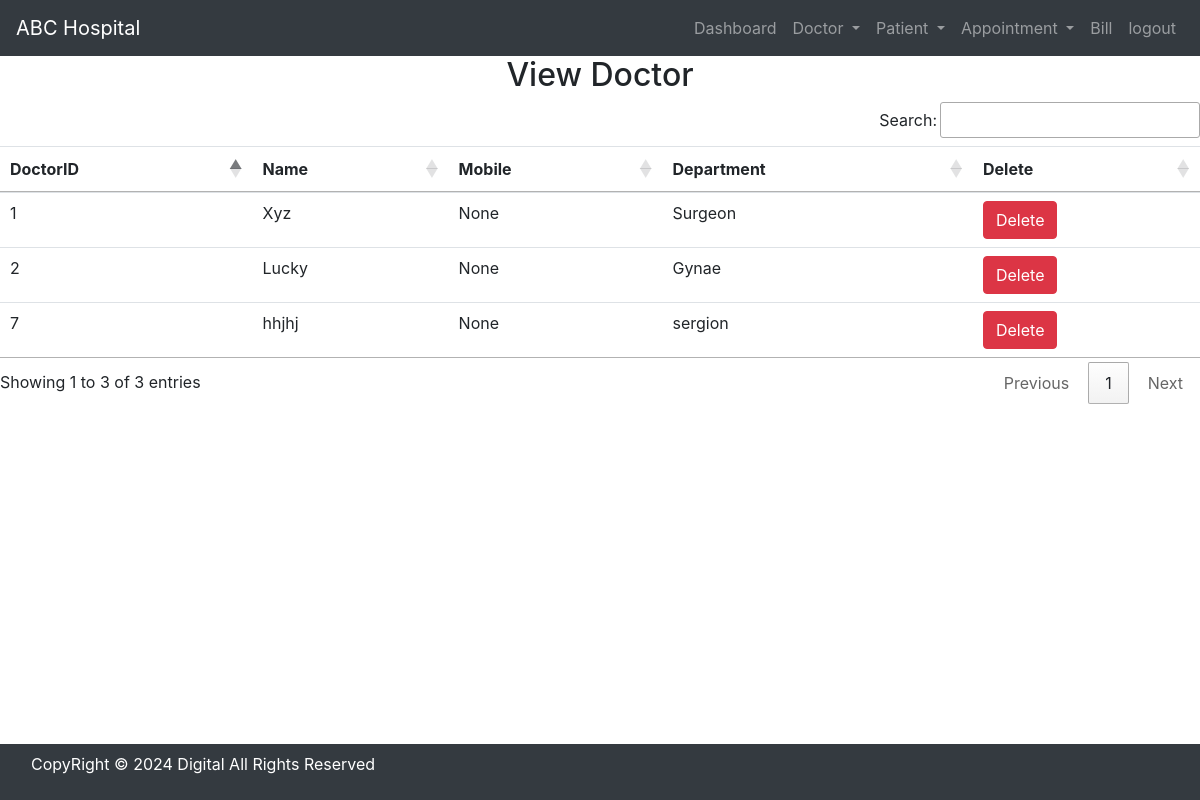
/view_doctor/ (signed in), run on the app's committed database.
### hospital/models.py (models this page shows, shortened)
class Doctor(models.Model):
    Name = models.CharField(max_length=50)
    mobile = models.IntegerField()
    department =models.CharField(max_length=50)

### hospital/views.py (the view)
# urls.py: path('view_doctor/', View_Doctor , name='view_doctor'),
def View_Doctor(request):
    if not request.user.is_staff:
        return redirect('login')
    doc = Doctor.objects.all()
    d = {'doc': doc}
    return render(request, 'view_doctor.html' , d)

### hospital/templates/view_doctor.html
{%include 'base.html'%}
{% load static %}
{%include 'navigation.html'%}
<div>
    <h2 class="text-center">View Doctor</h2>
    <table id="example" class="table table-hover">
        <thead>
            <tr>
                <th>DoctorID</th>
                <th>Name</th>
                <th>Mobile</th>
                <th>Department</th>
                <th>Delete</th>
            </tr>
        </thead>
        <tbody>
            {% for i in doc %}
            <tr>
                <td>{{i.id}}</td>
                <td>{{i.Name}}</td>
                <td>{{i.mobile}}</td>
                <td>{{i.department}}</td>
                <td><a href="{%url 'delete_doctor' i.id %}"
                    onclick="return confirm('Are you sure you want to delete?')" class="btn btn-danger" >Delete</a></td>
            </tr>
            {% endfor %}
        </tbody>
    </table>
</div>
{%include 'footer.html'%}

### hospital/templates/base.html (shortened to what this page needs)
{% load static %}
<!DOCTYPE html>
<html>
    <head>
        <link rel="stylesheet" href="https://cdn.jsdelivr.net/npm/bootstrap@4.6.2/dist/css/bootstrap.min.css">
        <link rel="stylesheet" href="https://use.fontawesome.com/releases/v5.7.0/css/all.css">
        <link rel="stylesheet" type="text/css" href="{% static 'css/mystyle.css' %}">
        <link rel="stylesheet" href=https://cdn.datatables.net/1.10.22/css/jquery.dataTables.min.css />
        <link rel="stylesheet" href=https://cdn.datatables.net/buttons/1.6.5/css/buttons.dataTables.min.css />
    </head>
    <body>
    </body>
</html>

### hospital/templates/navigation.html (shortened to what this page needs)
<nav class="navbar navbar-expand-lg navbar-dark bg-dark">
    <a class="navbar-brand" href="{%url 'home'%}">ABC Hospital</a>
    <div class="collapse navbar-collapse" id="navbarSupportedContent">
      <ul class="navbar-nav ml-auto">
          {%if request.user.is_staff %}
          <li class="nav-item">
            <a class="nav-link" href="{%url 'dashboard'%}">Dashboard <span class="sr-only">(current)</span></a>
          </li>
        <li class="nav-item dropdown">
          <a class="nav-link dropdown-toggle" href="#" id="navbarDropdown" role="button" data-toggle="dropdown" aria-haspopup="true" aria-expanded="false">
            Doctor
          </a>
        </li>
        <li class="nav-item dropdown">
          <a class="nav-link dropdown-toggle" href="#" id="navbarDropdown" role="button" data-toggle="dropdown" aria-haspopup="true" aria-expanded="false">
           Patient
          </a>
        </li>
        <li class="nav-item dropdown">
          <a class="nav-link dropdown-toggle" href="#" id="navbarDropdown" role="button" data-toggle="dropdown" aria-haspopup="true" aria-expanded="false">
           Appointment
          </a>
        </li>
        <li class="nav-item">
          <a class="nav-link" href="{%url 'bill'%}">Bill</a>
        </li>
        <li class="nav-item">
          <a class="nav-link" href="{%url 'logout_admin'%}">logout</a>
        </li>
        {% endif %}
      </ul>
    </div>
  </nav>

### hospital/templates/footer.html
<nav class="navbar navbar-expand-sm bg-dark navbar-dark fixed-bottom">
    <div class="footer-bottom">
        <div class="container">
            <div class="row">
                <div class="col-sm-12 text-center">
                    <div class="copyright-text">
                        <p class="text-white text-center">CopyRight © 2024 Digital All Rights Reserved</p>
                    </div>
                </div>
            </div>
        </div>
    </div>
</nav>

### data on the page
Doctor: id "1", Name "Xyz", mobile "None", department "Surgeon"
Doctor: id "2", Name "Lucky", mobile "None", department "Gynae"
Doctor: id "7", Name "hhjhj", mobile "None", department "sergion"
